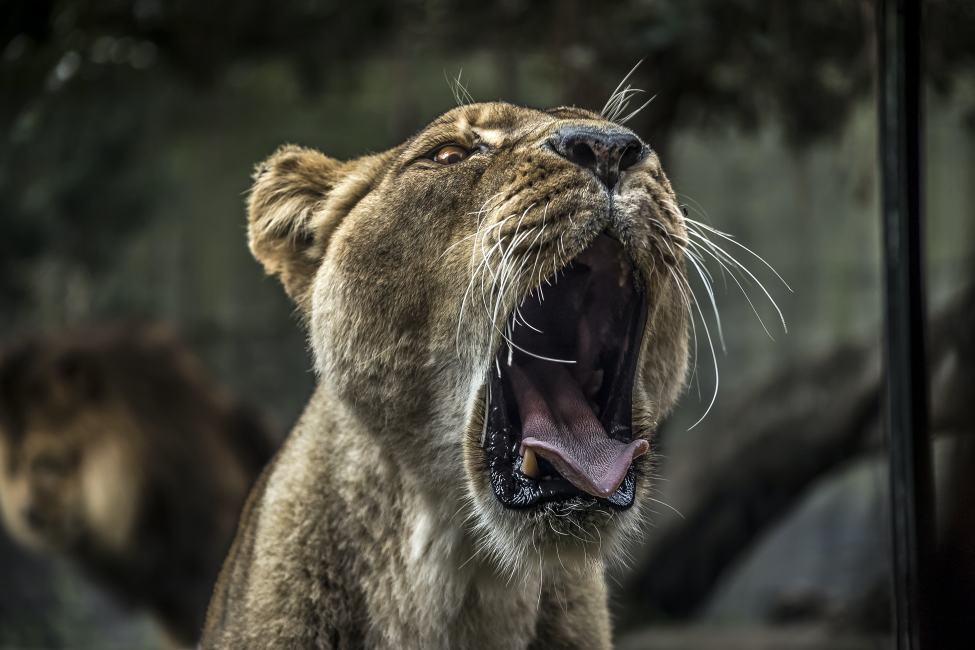
#> input picture image.jpg, 1950 x 1300 px (shown at 1/2 size); its folder holds only this picture in this run
$ python bw_img.py
#> lines starting #> are read from the running program, lines starting #| are printed output that depends on the picture; after the words box and inside, x2 and y2 are one past the last pixel; in counts of white or black regions, pixels touching at a corner belong together
import glob
from PIL import Image


# get all the jpg files from the current folder
for infile in glob.glob("*.jpg"):
  im = Image.open(infile)
#> im is the input picture: PIL image 1950x1300 RGB; mean R, G, B 64.2, 62.7, 53.5
  # convert to thumbnail image
  greyscale_img = im.convert(mode="1", dither=Image.NONE)
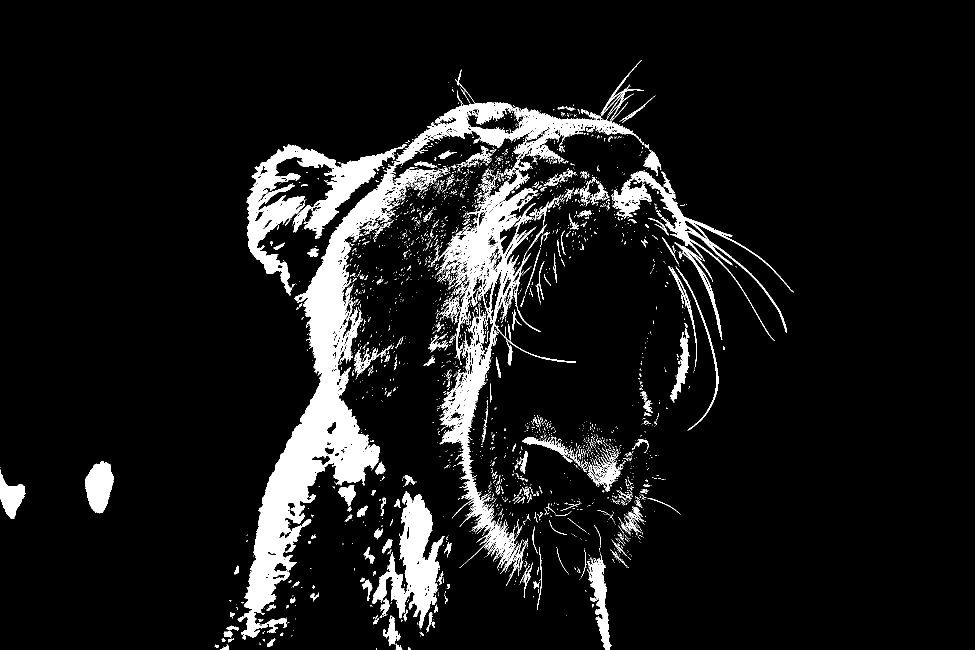
#> greyscale_img: PIL image 1950x1300 1 (shown at 1/2 size); 9% white; 2962 white regions (2662 under 20 px), largest, box (x1, y1, x2, y2) and area: (475, 332, 886, 1280) 71099, (870, 324, 1152, 1137) 36253, (493, 288, 814, 591) 24364
  # don't save if thumbnail already exists
  if infile[0:2] != "T_":
    greyscale_img.save("T_" + infile, "JPEG")
